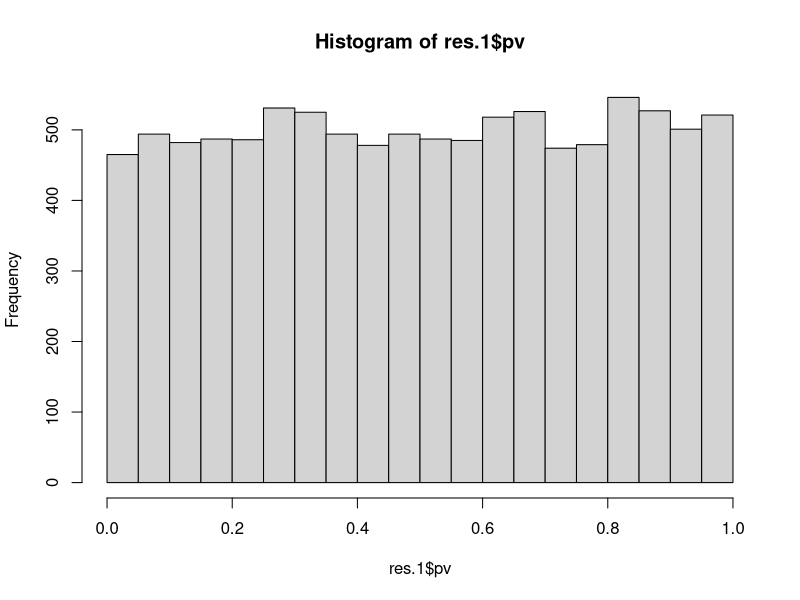

Reproduce this figure in R.
rm(list=ls())
#Bidirectional case
#Simulation from a Normal r.v.: setting
n <- 1
alpha <- 0.05
N_MC <- 10000

#Function to calculate the C index
C.index <- function(p,alpha){
  if(p<alpha){
    C <- 1-(qnorm(1-alpha/2)/qnorm(1-p/2))^2
  }
  else{
    C <- 1-(qnorm(1-p/2)/qnorm(1-alpha/2))^2
  }
  return(C)
}

#Simulations
set.seed(1234)
res.1 = NULL
for(i in 1: N_MC){
  res.1$t[i]=rnorm(n, mean=0, sd=1)
  res.1$pv[i]=2*pnorm(-(abs(res.1$t[i])), mean=0, sd=1)
  res.1$C[i]=C.index(res.1$pv[i],alpha)
}
hist(res.1$pv)

#Results extraction
res.1$signif <- ifelse((res.1$pv <= 0.05), 1, 0)
res.1$C_big <- ifelse(res.1$C > 0.50, 1, 0)

sum(ifelse((res.1$signif ==0)  & (res.1$C_big==1), 1, 0))
sum(ifelse((res.1$signif ==0)  & (res.1$C_big==0), 1, 0))
sum(ifelse((res.1$signif ==1)  & (res.1$C_big==1), 1, 0))
sum(ifelse((res.1$signif ==1)  & (res.1$C_big==0), 1, 0))

